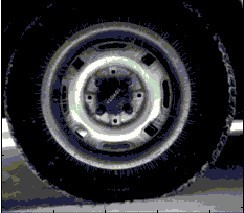
#> input picture exp4/Fig5.jpg, 244 x 213 px
$ python cv2equalizedhist.py
#> lines starting #> are read from the running program, lines starting #| are printed output that depends on the picture
import cv2
import numpy as np

#OpenCV 中的直方图均衡化函数为cv2.equalizeHist()。这个函数的输入图片仅仅是一副灰度图像，输出结果是直方图均衡化之后的图像。
img = cv2.imread('Fig5.jpg', 0)
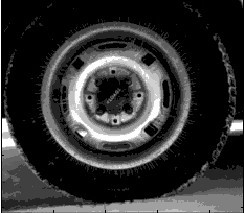
#> img: shape (213, 244); min 0, max 255, mean 50.5
equ = cv2.equalizeHist(img)
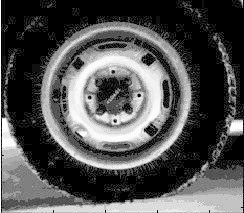
#> equ: shape (213, 244); min 0, max 255, mean 81.9
res = np.hstack((img, equ))
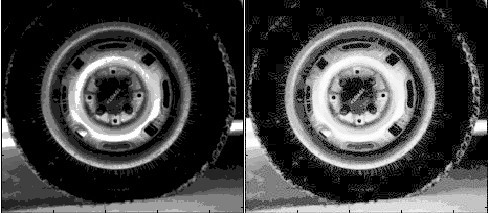
#> res: shape (213, 488); min 0, max 255, mean 66.2
cv2.imwrite('hist.jpg', res)
cv2.waitKey(0)
cv2.destroyAllWindows()
